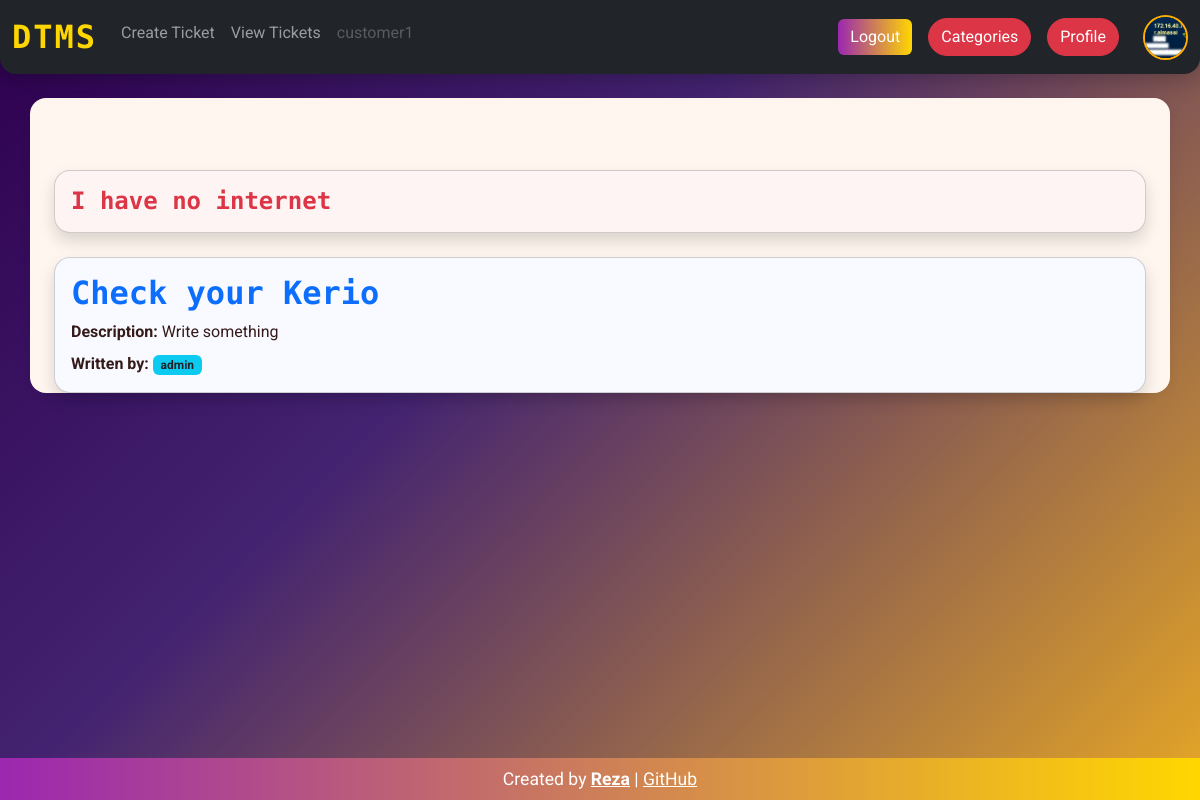
The app's page /categories/solution/1 (signed in) with its own data.
### users/models.py (models this page shows, shortened)
class User(AbstractUser):
    mode_choices = (
        ('engineer' , 'engineer'),
        ('customer', 'customer'),
    )
    is_customer = models.BooleanField(default=False)
    is_engineer = models.BooleanField(default=False)
    site = models.ForeignKey(Site ,on_delete=models.DO_NOTHING, null=True , blank=True)
    ssites = models.ManyToManyField(Site, related_name='ssites')
    contact = models.CharField(max_length=200,null=True , blank=True)
    image = models.ImageField(upload_to='profilepics', blank=True , null=True)
    phone_regex = RegexValidator(regex=r'^(\+\d{1,3})?,?\s?\d{8,13}', message="Phone number must be entered in the format: '+999999999'. Up to 15 digits allowed.")
    phone = models.CharField(validators=[phone_regex], max_length=17, null = True ,blank=True, unique = True) # validators should be a list

### solutions/models.py (models this page shows, shortened)
class Solution(models.Model):
    site = models.ForeignKey(Site , on_delete=models.SET_NULL , null=True , blank=True)
    visible = models.BooleanField(default=True)
    visible_to_all = models.BooleanField(default=True)
    category = models.ForeignKey(Category , on_delete=models.SET_NULL , null=True , blank=True)
    title = models.CharField(max_length=100, unique=True)
    description = models.TextField(default='Write something')
    owner = models.ForeignKey(User , on_delete=models.SET_NULL , null=True , blank=True)
    last_viewed = models.DateTimeField(null=True , blank=True)
    date_created = models.DateTimeField(auto_now_add=True)
    file = models.FileField(upload_to='solutions_file', blank=True , null=True)
    slug = models.SlugField(max_length=255, unique=True , blank=True , null=True)

class Category(models.Model):
    title = models.CharField(max_length=100, unique=True)
    description = models.TextField()
    date_created = models.DateTimeField(auto_now_add=True)
    slug = models.SlugField(max_length=255, unique=True , blank=True , null=True)
    parent = models.ForeignKey("self" , on_delete=models.CASCADE,  blank=True , null=True )
    class Meta :
        ordering = ('title',)
        verbose_name_plural = 'Categories'
    def __str__(self) :
        return self.title

### solutions/views.py (the view)
# urls.py: path('solution/<int:pk>' , views.view_solution , name='solution'),
@login_required
def view_solution(request , pk) :
    solution = get_object_or_404( Solution , pk=pk)
    more_solutions = Solution.objects.filter(category = solution.category)
    solution.last_viewed = datetime.datetime.now()
    citations = Ticket.objects.filter(solution = solution)
    return render(request, 'solutions/solution.html', {
        'solution':solution,
        'more_solutions' : more_solutions,
        'citations' : citations,
    })

### templates/solutions/solution.html (shortened to what this page needs)
{% extends 'base.html' %}
{% load widget_tweaks %}
{% block content %}
<div class="container my-5">
    {% if solution.category %}
        <div class="card mb-4 rounded-4 shadow" style="background: #fff4f4;">
            <div class="card-body">
                <h4 class="mb-0 text-danger fw-bold">
                    <a href="{% url 'category' solution.category.id %}" class="text-danger" style="text-decoration: none;">
                        {{ solution.category }}
                    </a>
                </h4>
            </div>
        </div>
    {% endif %}
    <div class="card mb-4 rounded-4 shadow" style="background: #f8faff;">
        <div class="card-body">
            <h2 class="text-primary fw-bold mb-2" style="font-family: 'Fira Mono', monospace;">{{ solution.title }}</h2>
            <p class="mb-2"><b>Description:</b> {{ solution.description }}</p>
            <p class="mb-0">
                <b>Written by:</b>
                <span class="badge bg-info text-dark">{{ solution.owner.username }}</span>
            </p>
        </div>
    </div>
</div>
{% endblock content %}

### templates/base.html (shortened to what this page needs)
<!DOCTYPE html>
<html lang="en">
<head>
    <link rel="stylesheet" href="https://cdn.jsdelivr.net/npm/bootstrap@5.3.3/dist/css/bootstrap.min.css">
</head>
<body>
    {% if request.user.is_authenticated %}
        <nav class="navbar navbar-expand-lg navbar-dark bg-dark mb-4">
            <div class="container-fluid">
                <a class="navbar-brand" href="/">DTMS</a>
                <div class="collapse navbar-collapse" id="navbarSupportedContent">
                    <ul class="navbar-nav me-auto mb-2 mg-lg-0">
                        {% if request.user.is_customer %}
                            <li class="nav-item"><a class="nav-link" href="{% url 'create-ticket' %}">Create Ticket</a></li>
                            <li class="nav-item"><a class="nav-link" href="{% url 'all-tickets' %}">View Tickets</a></li>
                        {% endif %}
                        <li class="nav-item">
                            <a class="nav-link disabled" href="#" tabindex="-1" aria-disabled="true">{{ request.user.username }}</a>
                        </li>
                    </ul>
                    <div class="d-flex align-items-center gap-2">
                        <a href="{% url 'logout' %}" class="btn btn-primary me-2">Logout</a>
                        <a href="{% url 'categories' %}" class="btn btn-danger me-2">Categories</a>
                        <a href="{% url 'home' request.user.username %}" class="btn btn-danger me-2">Profile</a>
                        {% if request.user.image %}
                            <img src="{{ request.user.image.url }}" alt="Profile" class="profile-img ms-2">
                        {% endif %}
                    </div>
                </div>
            </div>
        </nav>
    {% endif %}
    <div class="container content-section">
        <br>
        {% block content %}
        {% endblock content %}
    </div>
    <br><br>
    <div class="footer">
        Created by <a href="https://t.me/rezacs" style="color: #fff; font-weight: bold;">Reza</a> |
        <a href="https://github.com/Rezacs/django_project" style="color: #fff; text-decoration: underline;" target="_blank">GitHub</a>
    </div>
</body>
</html>

### templates/base.html (style rules this page uses)
body { background: linear-gradient(135deg, #2e004f 0%, #432371 40%, #e6a726 100%); min-height: 100vh; font-family: 'Roboto', Arial, sans-serif; color: #f5f6fa; }
.navbar { border-radius: 0 0 16px 16px; box-shadow: 0 4px 24px 0 #00000044; }
.card, .content-section { background: #fff7ef; border-radius: 16px; box-shadow: 0 2px 12px #0001; color: #351a1a; margin-bottom: 2rem; }
.navbar-brand { font-family: 'Fira Mono', monospace; font-weight: 700; font-size: 2rem; letter-spacing: 2px; color: #ffd700 !important; }
.profile-img { width: 45px; height: 45px; object-fit: cover; border-radius: 50%; border: 2px solid #ffad00; }
.footer { position: fixed; bottom: 0; width: 100%; text-align: center; background: linear-gradient(90deg,#9c27b0,#ffd700); color: #fff; padding: 8px 0; font-size: 1.1em; z-index: 1000; }
a, .nav-link, .navbar-brand { transition: color 0.2s; }
.btn-primary { background: linear-gradient(90deg,#9c27b0,#ffd700); border: none; }
.btn-danger, .btn-outline-warning { border-radius: 20px; }
h1, h2, h3, h4 { color: #2e004f; font-family: 'Fira Mono', monospace; }

### records on screen
User: user.username "customer1", user.image (picture)
Solution: category "I have no internet", title "Check your Kerio", description "Write something", owner.username "admin"
